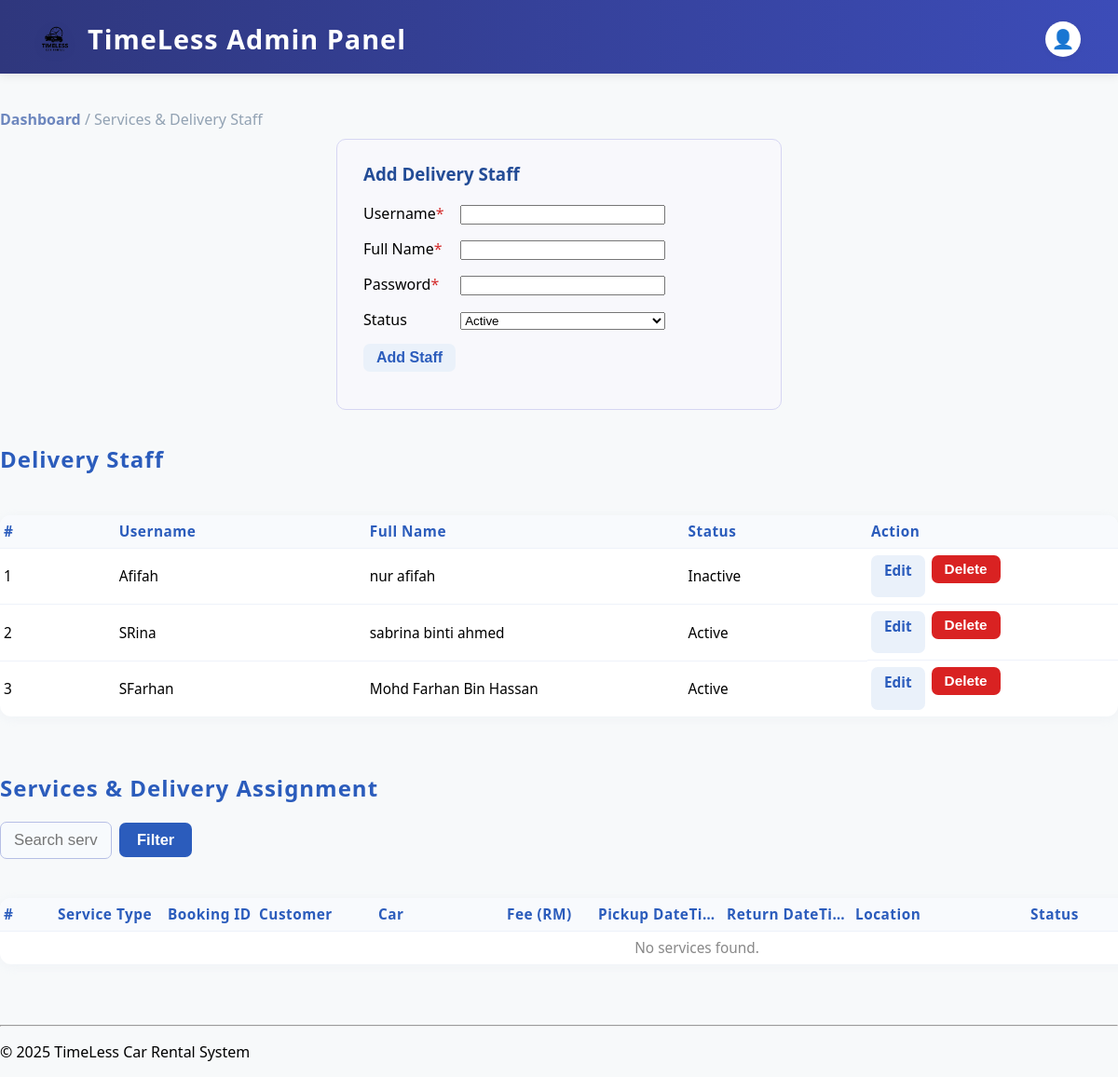
Page /admin/services.php (signed in) on the committed database.
### tables this page shows
CREATE TABLE `delivery_staff` (
  `staff_id` int(11) NOT NULL,
  `username` varchar(50) DEFAULT NULL,
  `full_name` varchar(100) DEFAULT NULL,
  `phone_number` varchar(20) DEFAULT NULL,
  `password` varchar(255) DEFAULT NULL,
  `status` enum('active','inactive') DEFAULT 'active'
);

### admin/services.php (the view, shortened to what this page needs)
<?php
include '../connect.php';
$search = isset($_GET['search']) ? trim($_GET['search']) : '';
$services = [];
?>
<?php include 'admin_header.php'; ?>
<div style="max-width:1400px;margin:38px auto 25px auto;">
    <div class="services-breadcrumb">
        <a href="admin_dashboard.php">Dashboard</a> / Services & Delivery Staff
    </div>
    <div class="staff-form">
        <h3>Add Delivery Staff</h3>
        <form method="post" autocomplete="off">
            <div class="form-row">
                <label class="form-label" for="username">Username<span style="color:#d42d2d;">*</span></label>
                <input class="form-input" type="text" name="username" id="username" required maxlength="50">
            </div>
            <div class="form-row">
                <label class="form-label" for="full_name">Full Name<span style="color:#d42d2d;">*</span></label>
                <input class="form-input" type="text" name="full_name" id="full_name" required maxlength="100">
            </div>
            <div class="form-row">
                <label class="form-label" for="password">Password<span style="color:#d42d2d;">*</span></label>
                <input class="form-input" type="password" name="password" id="password" required minlength="6">
            </div>
            <div class="form-row">
                <label class="form-label" for="status">Status</label>
                <select class="form-input" name="status" id="status">
                    <option value="active" selected>Active</option>
                </select>
            </div>
            <div class="form-row">
                <button type="submit" name="add_staff" class="assign-btn">Add Staff</button>
            </div>
        </form>
    </div>
    <h2 style="color:#2b5cbc;font-weight:800;letter-spacing:1px;">Delivery Staff</h2>
    <div style="overflow-x:auto;">
    <table class="services-table">
        <thead>
            <tr>
                <th style="width:60px;">#</th>
                <th style="width:140px;">Username</th>
                <th style="width:180px;">Full Name</th>
                <th style="width:100px;">Status</th>
                <th style="width:140px;">Action</th>
            </tr>
        </thead>
        <tbody>
        <?php
        $stafflist_res = $conn->query("SELECT * FROM delivery_staff ORDER BY staff_id DESC");
        $i = 1;
        while ($staff = $stafflist_res->fetch_assoc()): ?>
            <tr>
                <td><?= $i++ ?></td>
                <td><?= htmlspecialchars($staff['username']) ?></td>
                <td><?= htmlspecialchars($staff['full_name']) ?></td>
                <td><?= htmlspecialchars(ucfirst($staff['status'])) ?></td>
                <td style="display:flex;gap:7px;">
                    <a class="edit-btn" href="edit_delivery_staff.php?id=<?= $staff['staff_id'] ?>">Edit</a>
                    <form method="post" style="display:inline;" onsubmit="return confirm('Are you sure you want to delete this staff?');">
                        <button type="submit" name="delete_staff" class="delete-btn">Delete</button>
                    </form>
                </td>
            </tr>
        <?php endwhile; ?>
        </tbody>
    </table>
    </div>
    <h2 style="color:#2b5cbc;font-weight:800;letter-spacing:1px;">Services & Delivery Assignment</h2>
    <form class="services-search-bar" method="get" action="services.php" autocomplete="off">
        <input type="text" name="search" placeholder="Search service, customer, car..." value="<?= htmlspecialchars($search) ?>">
        <button type="submit">Filter</button>
    </form>
    <div style="overflow-x:auto;">
    <table class="services-table">
        <thead>
            <tr>
                <th style="width:50px;">#</th>
                <th style="width:110px;">Service Type</th>
                <th style="width:90px;">Booking ID</th>
                <th style="width:120px;">Customer</th>
                <th style="width:130px;">Car</th>
                <th style="width:90px;">Fee (RM)</th>
                <th style="width:130px;">Pickup DateTime</th>
                <th style="width:130px;">Return DateTime</th>
                <th style="width:180px;">Location</th>
                <th style="width:120px;">Status</th>
            </tr>
        </thead>
        <tbody>
        <?php if (empty($services)): ?>
            <tr><td colspan="12" style="text-align:center;color:#888;">No services found.</td></tr>
        <?php endif; ?>
        </tbody>
    </table>
    </div>
</div>
<?php include '../includes/footer.php'; ?>

### admin/services.php (style rules this page uses)
.services-table { table-layout: fixed; width: 100%; border-collapse: collapse; margin: 24px 0 40px 0; background: #fff; box-shadow: 0 2px 12px #e0e7ef55; border-radius: 12px; overflow: hidden; }
.services-table th, .services-table td { padding: 12px 13px; border-bottom: 1px solid #eef2fa; text-align: left; vertical-align: middle; white-space: nowrap; overflow: hidden; text-overflow: ellipsis; }
.services-table th { background: #f8fafd; font-weight: 700; color: #2b5cbc; letter-spacing: 0.5px; }
.services-table tr:last-child td { border-bottom: none; }
.edit-btn, .assign-btn, .delete-btn { background: #eaf1fa; color: #2b5cbc; padding: 6px 14px; border-radius: 7px; text-decoration: none; font-size: 1em; font-weight: 600; transition: background 0.13s, color 0.13s; border: none; cursor: pointer; display: inline-block; }
.services-search-bar { display: flex; gap: 8px; margin-bottom: 18px; align-items: center; flex-wrap: wrap; }
.services-search-bar input[type=text] { padding: 9px 14px; border-radius: 7px; border: 1.5px solid #b5bee5; font-size: 1.05em; background: #f7fafd; width: 200px; max-width: 50vw; }
.services-search-bar button { padding: 9px 19px; background: #2b5cbc; color: #fff; border: none; border-radius: 7px; font-weight: 600; font-size: 1.03em; cursor: pointer; transition: background 0.14s; }
.staff-form { border: 1.5px solid #d6d6f3; background: #f8f8fc; border-radius: 10px; max-width: 420px; margin: 0 auto 36px auto; padding: 24px 28px; }
.staff-form h3 { margin-top: 0; color: #234c96; }
.form-row { margin-bottom: 15px; }
.form-label { display:inline-block; width: 100px; }
.form-input { width: 220px; }
@media (max-width: 1200px) { .services-table th, .services-table td { font-size: 0.96em; padding: 7px 4px; } }
@media (max-width: 1200px) { .services-search-bar input[type=text] { width: 120px; } }
.services-breadcrumb { font-size: 1em; color: #92a2b3; margin-bottom: 10px; }
.services-breadcrumb a { color: #6d87be; text-decoration: none; font-weight: 600; }
.delete-btn { background: #d92222; color: #fff; padding: 6px 14px; border-radius: 7px; text-decoration: none; font-size: 1em; font-weight: 600; border: none; cursor: pointer; display: inline-block; transition: background 0.13s; }

### rows in the picture
delivery_staff: username "Afifah", full_name "nur afifah", status "Inactive"
delivery_staff: username "SRina", full_name "sabrina binti ahmed", status "Active"
delivery_staff: username "SFarhan", full_name "Mohd Farhan Bin Hassan", status "Active"
